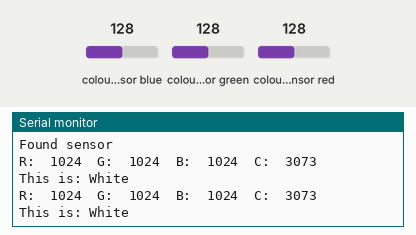
A sketch run on a simulated Arduino Uno, built with avr-gcc and run on an emulated ATmega328P. Shown: the last lines printed to the serial monitor. The inputs (shaded band) are chosen by the test bench; at power-on: colour sensor blue 128, colour sensor green 128, colour sensor red 128.

Above: at 3.0 s.
3.1 s: colour sensor blue set to 5
At 4.2 s:
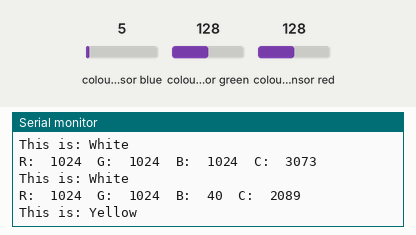
5.9 s: colour sensor green set to 5
At 7.6 s:
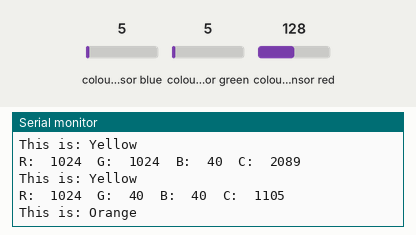
9.3 s: colour sensor red set to 5
At 10.8 s:
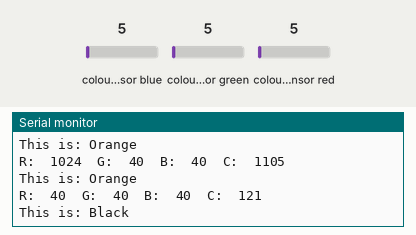
12.6 s: colour sensor blue set to 64
At 14.3 s:
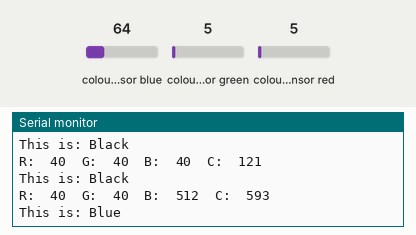
15.9 s: colour sensor green set to 64
At 17.6 s:
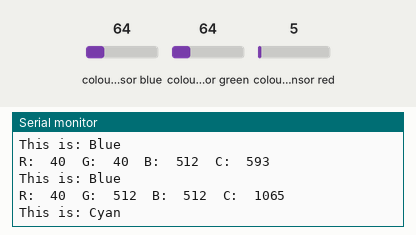
19.3 s: colour sensor red set to 64
At 20.9 s:
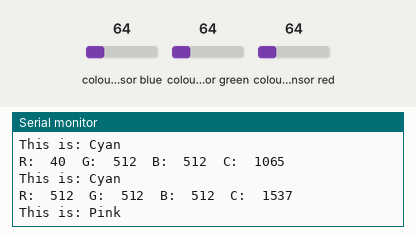
Timing chart, 0 to 22.4 s (numbered marks = the images above; inputs shaded):
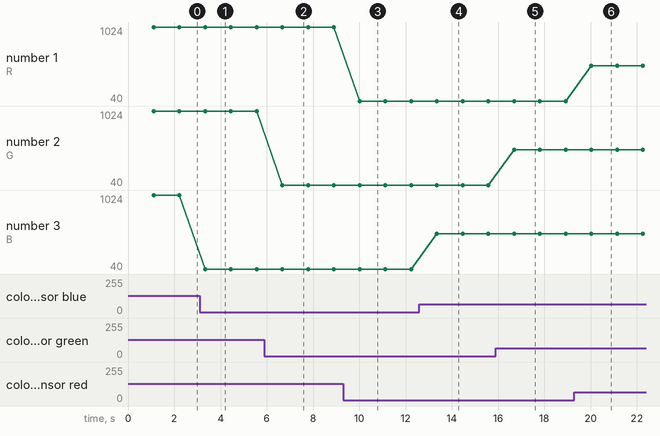

The sketch:

Color_Sensor.ino
```cpp
#include <Wire.h>
#include "Adafruit_TCS34725.h"

Adafruit_TCS34725 tcs = Adafruit_TCS34725(TCS34725_INTEGRATIONTIME_50MS, TCS34725_GAIN_4X);


int rgb[20][3];
char *colors[20];

void setup() {

  //turn on color sensor, check if on
  Serial.begin(9600);
  if (tcs.begin()) {
    Serial.println("Found sensor");
  } else {
    Serial.println("No TCS34725 found ... check your connections");
    while (1); // halt!
  }

  char *colorList[] = {"Maroon", "Red", "Pink", "Brown", "Orange", "Apricot", "Yellow",
  "Lime", "Green", "Mint", "Teal", "Cyan", "Navy", "Blue", "Purple", "Lavender", "Magenta",
  "Black", "Grey", "White"};

  for (int i = 0; i < 20; i++){
    colors[i] = colorList[i];
  }

  int dist = 11;

  if(dist == 5) {
  rgb[0][0] = 171; rgb[0][1] = 140; rgb[0][2] = 131; //Maroon
  rgb[1][0] = 359; rgb[1][1] = 165; rgb[1][2] = 154; //Red
  rgb[2][0] = 600; rgb[2][1] = 479; rgb[2][2] = 455; //Pink
  rgb[3][0] = 262; rgb[3][1] = 255; rgb[3][2] = 196; //Brown
  rgb[4][0] = 538; rgb[4][1] = 317; rgb[4][2] = 212; //Orange
  rgb[5][0] = 677; rgb[5][1] = 713; rgb[5][2] = 495; //Apricot
  rgb[6][0] = 698; rgb[6][1] = 688; rgb[6][2] = 305; //Yellow
  rgb[7][0] = 362; rgb[7][1] = 529; rgb[7][2] = 266; //Lime
  rgb[8][0] = 120; rgb[8][1] = 255; rgb[8][2] = 166; //Green
  rgb[9][0] = 525; rgb[9][1] = 862; rgb[9][2] = 608; //Mint
  rgb[10][0] = 142; rgb[10][1] = 298; rgb[10][2] = 280; //Teal
  rgb[11][0] = 292; rgb[11][1] = 586; rgb[11][2] = 597; //Cyan
  rgb[12][0] = 107; rgb[12][1] = 189; rgb[12][2] = 207; //Navy
  rgb[13][0] = 134; rgb[13][1] = 260; rgb[13][2] = 352; //Blue
  rgb[14][0] = 139; rgb[14][1] = 191; rgb[14][2] = 243; //Purple
  rgb[15][0] = 368; rgb[15][1] = 530; rgb[15][2] = 620; //Lavender
  rgb[16][0] = 270; rgb[16][1] = 228; rgb[16][2] = 277; //Magenta
  rgb[17][0] = 88; rgb[17][1] = 135; rgb[17][2] = 121; //Black
  rgb[18][0] = 273; rgb[18][1] = 366; rgb[18][2] = 310; //Grey
  rgb[19][0] = 815; rgb[19][1] = 1060; rgb[19][2] = 901; //White
  }

  //10mm, bright at sdc
  if(dist == 11) {
  rgb[0][0] = 203; rgb[0][1] = 212; rgb[0][2] = 195; //Maroon
  rgb[1][0] = 391; rgb[1][1] = 241; rgb[1][2] = 221; //Red
  rgb[2][0] = 516; rgb[2][1] = 450; rgb[2][2] = 440; //Pink
  rgb[3][0] = 287; rgb[3][1] = 295; rgb[3][2] = 236; //Brown
  rgb[4][0] = 500; rgb[4][1] = 347; rgb[4][2] = 271; //Orange
  rgb[5][0] = 569; rgb[5][1] = 593; rgb[5][2] = 455; //Apricot
  rgb[6][0] = 580; rgb[6][1] = 560; rgb[6][2] = 327; //Yellow
  rgb[7][0] = 384; rgb[7][1] = 599; rgb[7][2] = 299; //Lime
  rgb[8][0] = 176; rgb[8][1] = 295; rgb[8][2] = 224; //Green
  rgb[9][0] = 440; rgb[9][1] = 650; rgb[9][2] = 496; //Mint
  rgb[10][0] = 186; rgb[10][1] = 326; rgb[10][2] = 299; //Teal
  rgb[11][0] = 273; rgb[11][1] = 471; rgb[11][2] = 471; //Cyan
  rgb[12][0] = 131; rgb[12][1] = 224; rgb[12][2] = 222; //Navy
  rgb[13][0] = 156; rgb[13][1] = 267; rgb[13][2] = 302; //Blue
  rgb[14][0] = 161; rgb[14][1] = 236; rgb[14][2] = 257; //Purple
  rgb[15][0] = 337; rgb[15][1] = 454; rgb[15][2] = 499; //Lavender
  rgb[16][0] = 273; rgb[16][1] = 256; rgb[16][2] = 278; //Magenta
  rgb[17][0] = 135; rgb[17][1] = 196; rgb[17][2] = 176; //Black
  rgb[18][0] = 240; rgb[18][1] = 349; rgb[18][2] = 303; //Grey
  rgb[19][0] = 660; rgb[19][1] = 801; rgb[19][2] = 700; //White
  }

  if (dist == 10) {
  rgb[0][0] = 133; rgb[0][1] = 136; rgb[0][2] = 123; //Maroon
  rgb[1][0] = 241; rgb[1][1] = 152; rgb[1][2] = 138; //Red
  rgb[2][0] = 360; rgb[2][1] = 312; rgb[2][2] = 293; //Pink
  rgb[3][0] = 180; rgb[3][1] = 195; rgb[3][2] = 158; //Brown
  rgb[4][0] = 330; rgb[4][1] = 230; rgb[4][2] = 174; //Orange
  rgb[5][0] = 384; rgb[5][1] = 414; rgb[5][2] = 302; //Apricot
  rgb[6][0] = 418; rgb[6][1] = 418; rgb[6][2] = 217; //Yellow
  rgb[7][0] = 242; rgb[7][1] = 347; rgb[7][2] = 199; //Lime
  rgb[8][0] = 105; rgb[8][1] = 202; rgb[8][2] = 148; //Green
  rgb[9][0] = 297; rgb[9][1] = 473; rgb[9][2] = 344; //Mint
  rgb[10][0] = 121; rgb[10][1] = 230; rgb[10][2] = 211; //Teal
  rgb[11][0] = 192; rgb[11][1] = 360; rgb[11][2] = 359; //Cyan
  rgb[12][0] = 91; rgb[12][1] = 157; rgb[12][2] = 160; //Navy
  rgb[13][0] = 106; rgb[13][1] = 193; rgb[13][2] = 226; //Blue
  rgb[14][0] = 110; rgb[14][1] = 161; rgb[14][2] = 179; //Purple
  rgb[15][0] = 247; rgb[15][1] = 344; rgb[15][2] = 377; //Lavender
  rgb[16][0] = 189; rgb[16][1] = 182; rgb[16][2] = 200; //Magenta
  rgb[17][0] = 86; rgb[17][1] = 136; rgb[17][2] = 121; //Black
  rgb[18][0] = 186; rgb[18][1] = 256; rgb[18][2] = 220; //Grey
  rgb[19][0] = 444; rgb[19][1] = 565; rgb[19][2] = 482; //White
  }

  if (dist == 15) {
  rgb[0][0] = 96; rgb[0][1] = 110; rgb[0][2] = 101; //Maroon
  rgb[1][0] = 166; rgb[1][1] = 124; rgb[1][2] = 112; //Red
  rgb[2][0] = 236; rgb[2][1] = 218; rgb[2][2] = 207; //Pink
  rgb[3][0] = 130; rgb[3][1] = 150; rgb[3][2] = 125; //Brown
  rgb[4][0] = 210; rgb[4][1] = 167; rgb[4][2] = 132; //Orange
  rgb[5][0] = 252; rgb[5][1] = 280; rgb[5][2] = 210; //Apricot
  rgb[6][0] = 252; rgb[6][1] = 269; rgb[6][2] = 156; //Yellow
  rgb[7][0] = 156; rgb[7][1] = 231; rgb[7][2] = 151; //Lime
  rgb[8][0] = 85; rgb[8][1] = 154; rgb[8][2] = 118; //Green
  rgb[9][0] = 207; rgb[9][1] = 322; rgb[9][2] = 243; //Mint
  rgb[10][0] = 88; rgb[10][1] = 166; rgb[10][2] = 157; //Teal
  rgb[11][0] = 130; rgb[11][1] = 237; rgb[11][2] = 231; //Cyan
  rgb[12][0] = 72; rgb[12][1] = 123; rgb[12][2] = 125; //Navy
  rgb[13][0] = 81; rgb[13][1] = 143; rgb[13][2] = 155; //Blue
  rgb[14][0] = 86; rgb[14][1] = 129; rgb[14][2] = 137; //Purple
  rgb[15][0] = 166; rgb[15][1] = 240; rgb[15][2] = 254; //Lavender
  rgb[16][0] = 128; rgb[16][1] = 138; rgb[16][2] = 143; //Magenta
  rgb[17][0] = 71; rgb[17][1] = 113; rgb[17][2] = 101; //Black
  rgb[18][0] = 125; rgb[18][1] = 175; rgb[18][2] = 151; //Grey
  rgb[19][0] = 276; rgb[19][1] = 358; rgb[19][2] = 310; //White
  }


}

void loop() {
  delay(1000);

  int red, green, blue, clear;

  //read colors
  tcs.setInterrupt(false); // turn on LED
  delay (60); // wait to read
  tcs.getRawData(&red, &green, &blue, &clear);
  tcs.setInterrupt(true); // turn off LED
  red = int(red); green = int(green); blue = int(blue); clear = int(clear);

  double dist; double bestDist = 10000;
  int bestDistIndex = 0;

  for (int i = 0; i < 20; i++) {
    dist = sqrt(pow((red - rgb[i][0]), 2) + pow((green - rgb[i][1]), 2) + pow((blue - rgb[i][2]), 2));

    if(dist < bestDist) {
      bestDist = dist;
      bestDistIndex = i;
    }
  }

  //print colors
  Serial.print("R:\t"); Serial.print(int(red));
  Serial.print("\tG:\t"); Serial.print(int(green));
  Serial.print("\tB:\t"); Serial.print(int(blue));
  Serial.print("\tC:\t"); Serial.print(int(clear));
  Serial.print("\n");
  Serial.print("This is: "); Serial.print(colors[bestDistIndex]);
  Serial.print("\n");
}
```

Measured:
- after the input at 3.1 s, the serial monitor: prints a new line after 0.24 s (image 1)
- after the input at 5.9 s, the serial monitor: prints a new line after 0.78 s (image 2)
- after the input at 9.3 s, the serial monitor: prints a new line after 0.72 s (image 3)
- after the input at 12.6 s, the serial monitor: prints a new line after 0.76 s (image 4)
- after the input at 15.9 s, the serial monitor: prints a new line after 0.80 s (image 5)
- after the input at 19.3 s, the serial monitor: prints a new line after 0.74 s (image 6)
- plotted number 3: 1024 → 40 after the input at 3.1 s, 40 → 512 after the input at 12.6 s
